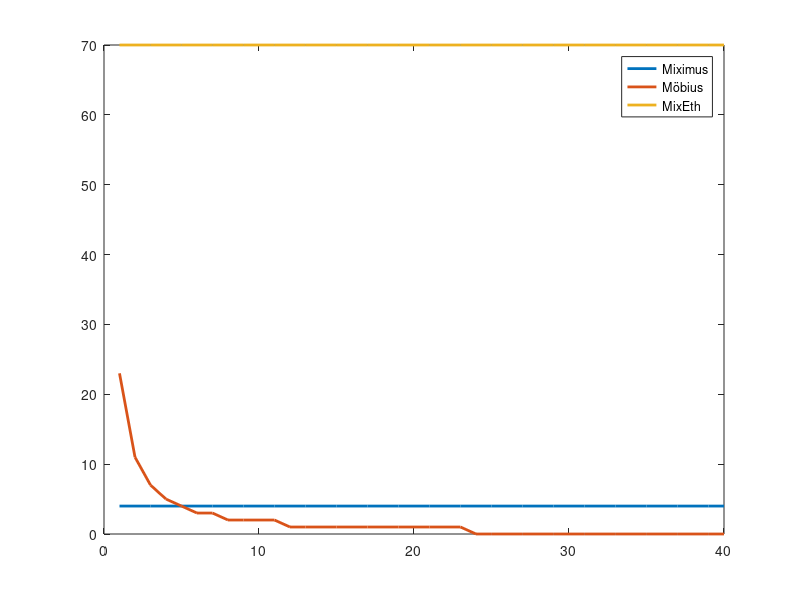

This chart was generated by the following MATLAB code: (Note: this script raises an error after producing the figure.)
noOfParticipants = 40;
participants = 1:1:noOfParticipants;

blockGasLimit = 8000266; %https://etherscan.io/chart/gaslimit 2018.10.24.

miximusWithdrawalCost = 1903305;
noOfMiximusWithdrawal=floor(blockGasLimit/miximusWithdrawalCost);
plotMiximus = noOfMiximusWithdrawal.* ones(length(participants),1);

mobiusWithdrawalCost = participants.*335714;
noOfMobiusWithdrawal=floor(1./(mobiusWithdrawalCost./blockGasLimit));
plotMobius = noOfMobiusWithdrawal;

mixEthWithdrawalCost = 113958;
noOfMixEthWithdrawal=floor(blockGasLimit/mixEthWithdrawalCost);
plotMixEth = noOfMixEthWithdrawal.* ones(length(participants),1);

%plot(participants,  plotMiximus, 'Miximus', participants, plotMobius, participants, plotMixEth,'LineWidth',2);
plot(participants, plotMiximus,'DisplayName','Miximus','LineWidth',2);
hold on
plot(participants, plotMobius,'DisplayName', 'Möbius' ,'LineWidth',2);
plot(participants, plotMixEth, 'DisplayName', 'MixEth','LineWidth',2);
hold off
lgd = legend;
lgd.NumColumns = 1;

xlabel('Number of participants in the mixer')
ylabel('Number of withdrawal tx fitting in a block')
ylim([0 80])

breakyaxis([25 65]); % Break Axis

pause(0.1);
legend({'Miximus','Möbius','MixEth'},'Location','southeast');

% breakyaxes splits data in an axes so that data is in a low and high pane.
%
%   breakYAxes(splitYLim) splitYLim is a 2 element vector containing a range
%   of y values from splitYLim(1) to splitYLim(2) to remove from the axes.
%   They must be within the current yLimis of the axes.
%
%   breakYAxes(splitYLim,splitHeight) splitHeight is the distance to 
%   seperate the low and high side.  Units are the same as 
%   get(AX,'uints') default is 0.015
% 
%   breakYAxes(splitYLim,splitHeight,xOverhang) xOverhang stretches the 
%   axis split graphic to extend past the top and bottom of the plot by
%   the distance set by XOverhang.  Units are the same as get(AX,'units')
%   default value is 0.015
%
%   breakYAxes(AX, ...) performs the operation on the axis specified by AX
%
function breakInfo = breakyaxis(varargin)
    %Validate Arguements
    if nargin < 1 || nargin > 4
       error('Wrong number of arguements'); 
    end
    if isscalar(varargin{1}) && ishandle(varargin{1})
        mainAxes = varargin{1};
        argOffset = 1;
        argCnt = nargin - 1;
        if ~strcmp(get(mainAxes,'Type'),'axes')
           error('Handle object must be Type Axes'); 
        end
    else
        mainAxes = gca;
        argOffset = 0;
        argCnt = nargin;
    end
    
    if (strcmp(get(mainAxes,'XScale'),'log'))
        error('Log X Axes are not supported'); 
    end
    
    if (argCnt < 3)
        xOverhang = 0.015;
    else
        xOverhang = varargin{3 + argOffset};
        if  numel(xOverhang) ~= 1 || ~isreal(xOverhang) || ~isnumeric(xOverhang)
            error('XOverhang must be a scalar number');
        elseif (xOverhang < 0)
            error('XOverhang must not be negative');
        end
        xOverhang = double(xOverhang);
    end
    
    if (argCnt < 2)
        splitHeight = 0.015;
    else
        splitHeight = varargin{2 + argOffset};
        if  numel(xOverhang) ~= 1 || ~isreal(xOverhang) || ~isnumeric(xOverhang)
            error('splitHeight must be a scalar number');
        elseif (xOverhang < 0)
            error('splitHeight must not be negative');
        end
        splitHeight = double(splitHeight);
    end
    
    splitYLim = varargin{1 + argOffset};
    if numel(splitYLim) ~= 2 || ~isnumeric(splitYLim) || ~isreal(xOverhang)
       error(splitYLim,'Must be a vector length 2');
    end
    splitYLim = double(splitYLim);
    
    mainYLim = get(mainAxes,'YLim');
    if (any(splitYLim >= mainYLim(2)) || any(splitYLim <= mainYLim(1)))
       error('splitYLim must be in the range given by get(AX,''YLim'')');
    end
    
    mainPosition = get(mainAxes,'Position');
    if (splitHeight > mainPosition(3) ) 
       error('Split width is too large') 
    end
   
    %We need to create 4 axes
    % lowAxes - is used for the low y axis and low pane data
    % highAxes - is used to the high y axis and high pane data
    % annotationAxes - is used to display the x axis and title
    % breakAxes - this is an axes with the same size and position as main
    %   is it used to draw a seperator between the low and high side
    
    %Grab Some Parameters from the main axis (e.g the one we are spliting)
    mainYLim = get(mainAxes,'YLim');
    mainXLim = get(mainAxes,'XLim');
    mainPosition = get(mainAxes,'Position');
    mainParent = get(mainAxes,'Parent');
    mainHeight = mainPosition(4); %Positions have the format [low bottom width height]
    %mainYRange = mainYLim(2) - mainYLim(1);
    mainFigure = get(mainAxes,'Parent');
    mainXColor = get(mainAxes,'XColor');
    mainLineWidth = get(mainAxes,'LineWidth');
    figureColor = get(mainFigure,'Color');
    mainXTickLabelMode = get(mainAxes,'XTickLabelMode');
    mainYLabel = get(mainAxes,'YLabel');
    mainYDir = get(mainAxes,'YDir');
    mainLayer = get(mainAxes,'Layer');
    
    %Save Main Axis Z Order
    figureChildren = get(mainFigure,'Children');
    zOrder = find(figureChildren == mainAxes);
    
    %Calculate where axesLow and axesHigh will be layed on screen
    %And their respctive YLimits
    lowYLimTemp = [mainYLim(1) splitYLim(1)];
    highYLimTemp = [splitYLim(2) mainYLim(2)];
    lowYRangeTemp = lowYLimTemp(2) - lowYLimTemp(1);
    highYRangeTemp = highYLimTemp(2) - highYLimTemp(1);
    lowHeightTemp = lowYRangeTemp / (lowYRangeTemp + highYRangeTemp) * (mainHeight - splitHeight);
    highHeightTemp = highYRangeTemp / (lowYRangeTemp + highYRangeTemp) * (mainHeight - splitHeight);
    lowStretch = (lowHeightTemp + splitHeight/2) / lowHeightTemp;
    lowYRange = lowYRangeTemp * lowStretch;
    lowHeight = lowHeightTemp * lowStretch;
    highStretch = (highHeightTemp + splitHeight/2) / highHeightTemp;
    highYRange = highYRangeTemp * highStretch;
    highHeight = highHeightTemp * highStretch;
    
    lowYLim = [mainYLim(1) mainYLim(1)+lowYRange];
    highYLim = [mainYLim(2)-highYRange mainYLim(2)];
    
    if (strcmp(mainYDir, 'normal')) 
        lowPosition = mainPosition;
        lowPosition(4) = lowHeight; 
        highPosition = mainPosition;    %(!!!) look here for position indices!
        highPosition(2) = mainPosition(2) + lowHeight;
        highPosition(4) = highHeight;
    else
        %Low Axis will actually go on the high side a vise versa
        highPosition = mainPosition;
        highPosition(4) = highHeight; 
        lowPosition = mainPosition;
        lowPosition(2) = mainPosition(2) + highHeight;
        lowPosition(4) = lowHeight;
    end
 
    %Create the Annotations layer, if the Layer is top, draw the axes on
    %top (e.g. after) drawing the low and high pane
    if strcmp(mainLayer,'bottom')
        annotationAxes = CreateAnnotaionAxes(mainAxes,mainParent)
    end
    
    %Create and position the lowAxes. Remove all X Axis Annotations, the 
    %title, and a potentially offensive tick mark 
    lowAxes = copyobj(mainAxes,mainParent);
    set(lowAxes,'Position', lowPosition, ...
        'YLim', lowYLim, ... 
        'XLim', mainXLim, ...
        'XGrid' ,'off', ...
        'XMinorGrid', 'off', ...
        'XMinorTick','off', ...
        'XTick', [], ...
        'XTickLabel', [], ...
        'box','off');
    if strcmp(mainLayer,'bottom')
        set(lowAxes,'Color','none');
    end
    delete(get(lowAxes,'XLabel')); 
    delete(get(lowAxes,'YLabel'));
    delete(get(lowAxes,'Title'));
    
    if strcmp(mainXTickLabelMode,'auto')
        yTick =  get(lowAxes,'YTick');
        set(lowAxes,'YTick',yTick(1:(end-1)));
    end
    
    %Create and position the highAxes. Remove all X Axis annotations, the 
    %title, and a potentially offensive tick mark 
    highAxes = copyobj(mainAxes,mainParent);
    set(highAxes,'Position', highPosition, ...
        'YLim', highYLim, ...
        'XLim', mainXLim, ...
        'XGrid' ,'off', ...
        'XMinorGrid', 'off', ...
        'XMinorTick','off', ...
        'XTick', [], ...
        'XTickLabel', [], ...
        'box','off');
    if strcmp(mainLayer,'bottom') %(!!!) is it only about layers?
        set(highAxes,'Color','none');
    end
    delete(get(highAxes,'XLabel')); 
    delete(get(highAxes,'YLabel'));
    delete(get(highAxes,'Title'));
    
    if strcmp(mainXTickLabelMode,'auto')
        yTick =  get(highAxes,'YTick');
        set(highAxes,'YTick',yTick(2:end));
    end
        %Create the Annotations layer, if the Layer is top, draw the axes on
    %top (e.g. after) drawing the low and high pane
    if strcmp(mainLayer,'top')
        annotationAxes = CreateAnnotaionAxes(mainAxes,mainParent);
        set(annotationAxes, 'Color','none');
    end
    
    %Create breakAxes, remove all graphics objects and hide all annotations
    breakAxes = copyobj(mainAxes,mainParent);
    children = get(breakAxes,'Children');
    for i = 1:numel(children)
       delete(children(i)); 
    end
    
    set(breakAxes,'Color','none');
    %Stretch the breakAxes horizontally to cover the vertical axes lines
    orignalUnits = get(breakAxes,'Units');
    set(breakAxes,'Units','Pixel');
    breakPosition = get(breakAxes,'Position');
    nudgeFactor = get(breakAxes,'LineWidth');
    breakPosition(3) = breakPosition(3) +  nudgeFactor;
    set(breakAxes,'Position',breakPosition);
    set(breakAxes,'Units',orignalUnits);
    %Stretch the breakAxes horizontally to create an overhang for sylistic
    %effect
    breakPosition = get(breakAxes,'Position');
    breakPosition(1) = breakPosition(1) - xOverhang;
    breakPosition(3) = breakPosition(3) +  2*xOverhang;
    set(breakAxes,'Position',breakPosition);
    
    %Create a sine shaped patch to seperate the 2 sides
    breakYLim = [mainPosition(2) mainPosition(2)+mainPosition(4)];
    set(breakAxes,'ylim',breakYLim);
    theta = linspace(0,2*pi,100);
    xPoints = linspace(mainXLim(1),mainXLim(2),100);
    amp = splitHeight/2 * 0.9;
    yPoints1 = amp * sin(theta) + mainPosition(2) + lowHeightTemp;
    yPoints2 = amp * sin(theta) + mainPosition(2) + mainPosition(4) - highHeightTemp;
    patchPointsY = [yPoints1 yPoints2(end:-1:1) yPoints1(1)];
    patchPointsX = [xPoints  xPoints(end:-1:1)  xPoints(1)];
    patch(patchPointsX,patchPointsY ,figureColor,'EdgeColor',figureColor,'Parent',breakAxes); %use of pathc(!!!)?
    %Create A Line To Delineate the low and high edge of the patch
    line('yData',yPoints1,'xdata',xPoints,'Parent',breakAxes,'Color',mainXColor,'LineWidth',mainLineWidth);
    line('yData',yPoints2,'xdata',xPoints,'Parent',breakAxes,'Color',mainXColor,'LineWidth',mainLineWidth);
    set(breakAxes,'Visible','off');
    
    %Make the old main axes invisiable
    invisibleObjects = RecursiveSetVisibleOff(mainAxes);
    %Preserve the z-order of the figure
    uistack([lowAxes highAxes breakAxes annotationAxes],'down',zOrder-1)
    
    %Set the rezise mode to position so that we can dynamically change the
    %size of the figure without screwing things up
    set([lowAxes highAxes breakAxes annotationAxes],'ActivePositionProperty','Position');
 
    %Playing with the titles labels etc can cause matlab to reposition
    %the axes in some cases.  Mannually force the position to be correct. 
    set([breakAxes annotationAxes],'Position',mainPosition);
    
    %Save the axes so we can unbreak the axis easily
    breakInfo = struct();
    breakInfo.lowAxes = lowAxes;
    breakInfo.highAxes = highAxes;
    breakInfo.breakAxes = breakAxes;
    breakInfo.annotationAxes = annotationAxes;
    breakInfo.invisibleObjects = invisibleObjects;
end
function list = RecursiveSetVisibleOff(handle) 
    list = [];
    list = SetVisibleOff(handle,list);
    
end 
function list = SetVisibleOff(handle, list)
    if (strcmp(get(handle,'Visible'),'on'))
        set(handle,'Visible','off');
        list = [list handle];
    end
    
    children = get(handle,'Children');
    for i = 1:numel(children)
        list = SetVisibleOff(children(i),list);
    end
end
    
function annotationAxes = CreateAnnotaionAxes(mainAxes,mainParent)
    %Create Annotation Axis, Remove graphics objects, YAxis annotations
    %(except YLabel) and make background transparent
    annotationAxes = copyobj(mainAxes,mainParent);
    
    set(annotationAxes,'XLimMode','Manual');
    
    children = get(annotationAxes,'Children');
    for i = 1:numel(children)
       delete(children(i)); 
    end
    %Save the yLabelpostion because it will move when we delete yAxis
    %ticks
    yLabel = get(annotationAxes,'YLabel');
    yLabelPosition = get(yLabel,'Position');
    
    set(annotationAxes,'YGrid' ,'off', ...
        'YMinorGrid', 'off', ...
        'YMinorTick','off', ...
        'YTick', [], ...
        'YTickLabel', []);
    
    %Restore the pevious label postition
    set(yLabel,'Position',yLabelPosition);
end
